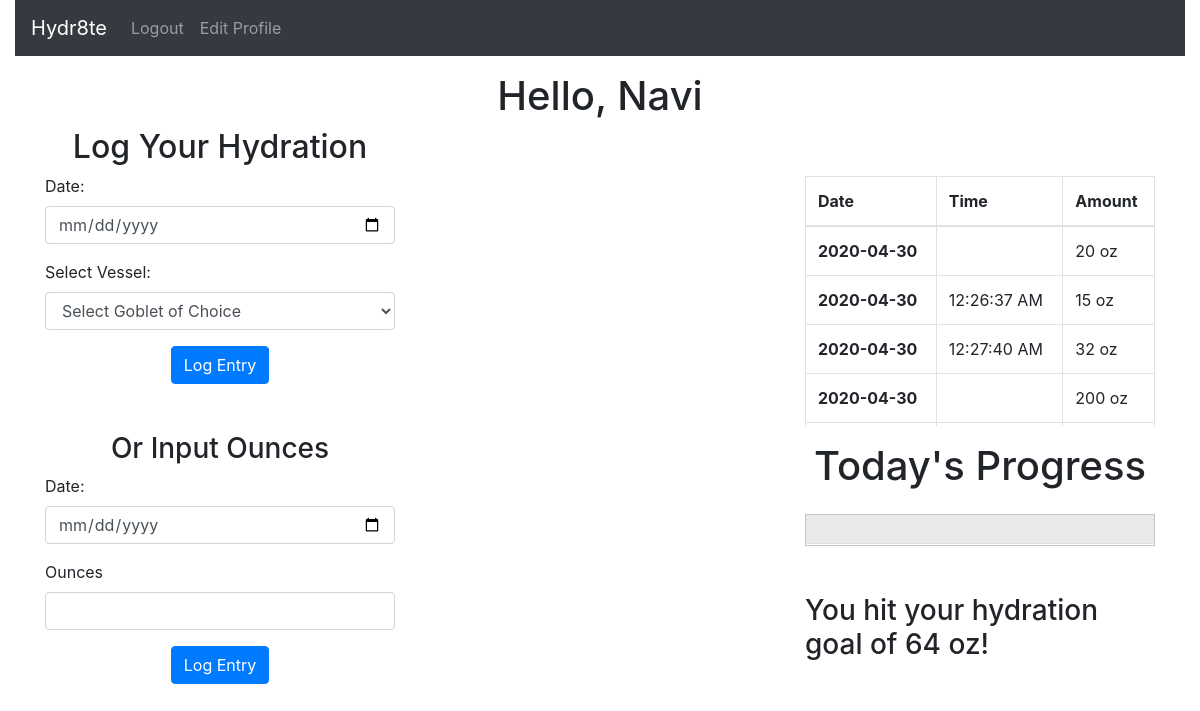
Screenshot of /home (signed in) with the database file from the repository.
### app.py (models this page shows, shortened)
class User(db.Model):
    __tablename__ = "users"
    id = db.Column(db.Integer, primary_key=True)
    first_name = db.Column(db.String(255))
    last_name = db.Column(db.String(255))
    email = db.Column(db.String(255))
    password = db.Column(db.String(255))
    created_at = db.Column(db.DateTime, server_default=func.now())
    updated_at = db.Column(db.DateTime, server_default=func.now(), onupdate=func.now())

class Entry(db.Model):
    __tablename__ = "entries"
    id = db.Column(db.Integer, primary_key=True)
    amount = db.Column(db.Integer)
    author_id = db.Column(db.Integer, db.ForeignKey("users.id", ondelete="cascade"), nullable=False)
    author = db.relationship('User', foreign_keys=[author_id], backref="user_entries")
    entry_time = db.Column(db.String)
    consump_date = db.Column(db.String)
    created_at = db.Column(db.DateTime, server_default=func.now())
    updated_at = db.Column(db.DateTime, server_default=func.now(), onupdate=func.now())

### app.py (the view)
@app.route('/home')
def success():
    if 'user_id' not in session:
        return redirect("/")
    else:
        user = User.query.get(session['user_id'])
        all_entries_by_user = Entry.query.filter_by(author_id=session['user_id']).order_by(Entry.consump_date.desc()).all()
        date = datetime.now()
        date_str = date.strftime("%Y-%m-%d")
        print(date_str)
        consumption = Entry.query.filter_by(author_id=session['user_id']).filter_by(consump_date=date_str).all()
        print(consumption)
        today_consumption = 0
        for entry in consumption:
            today_consumption += entry.amount
        if today_consumption >= 64:
            flash("You hit your hydration goal of 64 oz!", "success")
        return render_template("home.html", user=user, entries=all_entries_by_user, consumption=today_consumption)

### templates/home.html (shortened to what this page needs)
<!DOCTYPE html>
<html lang="en">
<head>
<link rel="stylesheet" href="https://cdnjs.cloudflare.com/ajax/libs/twitter-bootstrap/4.4.1/css/bootstrap.min.css">
<link rel="stylesheet" href="https://cdnjs.cloudflare.com/ajax/libs/font-awesome/5.11.2/css/all.min.css">
</head>
<body>
  <div class="container-fluid">
    <div class="row">
      <div class="col">
        <nav class="navbar navbar-expand-lg navbar-dark bg-dark">
          <a class="navbar-brand" href="/home">Hydr8te</a>
          <div class="collapse navbar-collapse" id="navbarNav">
            <ul class="navbar-nav mr-auto">
              <li class="nav-item">
                <a class="nav-link text-white-50" href="/logout">Logout</a>
              </li>
              <li class="nav-item">
                <a class="nav-link text-white-50" href="/edit_profile">Edit Profile</a>
              </li>
            </ul>
          </div>
        </nav>
      </div>
    </div>
    <div class="container">
      <div class="row mt-3">
        <div class="col">
          <h1 class="text-center">Hello, {{ user.first_name }}</h1>
        </div>
      </div>
        <div class="row">
          <div class="col">
            <form action="/add_entry" method="POST">
              <div class="form-group">
                <h2 class="text-center">Log Your Hydration</h2>
                <label for="Date">Date: </label>
                <input type="date" class="form-control" name="consump_date" required>
              </div>
              <div class="form-group">
                <label for="amount of water">Select Vessel: </label>
                <select class="form-control" name="quantity" required>
                  <option value="" disabled selected>Select Goblet of Choice</option>
                </select>
              </div>
              <div class="d-flex justify-content-center mt-2">
                <button type="submit" class="btn btn-primary">Log Entry</button>
              </div>
            </form>
            <form action="/add_entry" method="POST">
                <h3 class="text-center mt-5">Or Input Ounces</h3>
                <div class="form-group">
                  <label for="Date">Date: </label>
                  <input type="date" class="form-control" name="consump_date" required>
                </div>
                <div class="form-group">
                  <label for="ounces">Ounces</label>
                  <input type="text" class="form-control" name="quantity" required>
                </div>
              <div class="d-flex justify-content-center mt-2">
                <button type="submit" class="btn btn-primary">Log Entry</button>
              </div>
            </form>
          </div>
          <div class="col">
          </div>
          <div class="col mt-5">
            <div style="overflow: auto; max-height: 250px; height: 250px;">
              <table class="table table-bordered">
                <thead>
                  <tr>
                    <th>Date</th>
                    <th>Time</th>
                    <th>Amount</th>
                  </tr>
                </thead>
                <tbody>
                  {% for entry in entries %}
                  <tr>
                    <th>{{ entry.consump_date }}</th>
                    <td>{{ entry.entry_time }}</td>
                    <td>{{ entry.amount }} oz</td>
                  </tr>
                  {% endfor %}
                </tbody>
              </table>
            </div>
            <h1 class="text-center mt-3 mb-4">Today's Progress</h1>
              <div id="progressbar">
              </div>
              {% with messages = get_flashed_messages(with_categories=True) %}
                  {% if messages %}
                      {% for message in messages %}
                        {% if message[0] == "success" %}
                      <h3 class="mt-5">{{message[1]}}</h3>
                        {% endif %}
                      {% endfor %}
                  {% endif %}
              {% endwith %}
          </div>
        </div>
      </div>
    </div>
<link rel="stylesheet" href="//code.jquery.com/ui/1.12.1/themes/start/jquery-ui.css">
  <link rel="stylesheet" href="https://cdnjs.cloudflare.com/ajax/libs/jqueryui/1.12.1/jquery-ui.min.css" />
</body>
</html>

### rows the page displays
User: first_name "Navi"
Entry: consump_date "2020-04-30", amount "20"
Entry: consump_date "2020-04-30", entry_time "12:26:37 AM", amount "15"
Entry: consump_date "2020-04-30", entry_time "12:27:40 AM", amount "32"
Entry: consump_date "2020-04-30", amount "200"

### other values shown
{{ message[1] }} "You hit your hydration goal of 64 oz!"
